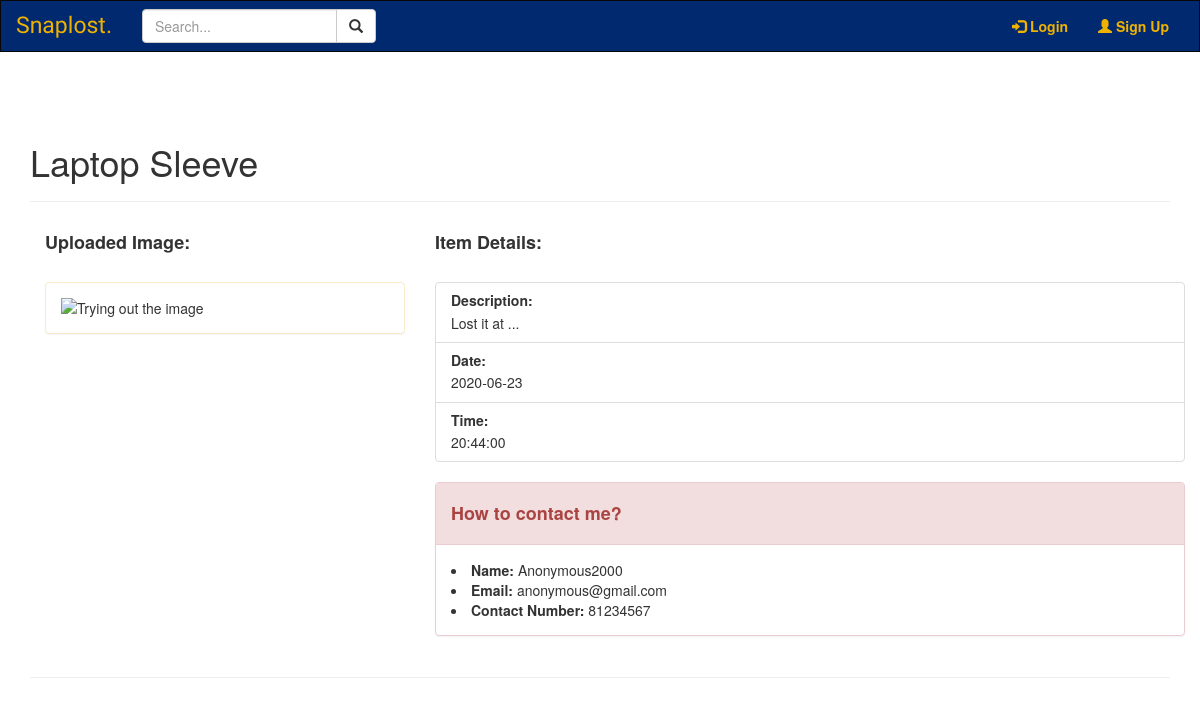
/1, run on an earlier commit of the app's database.
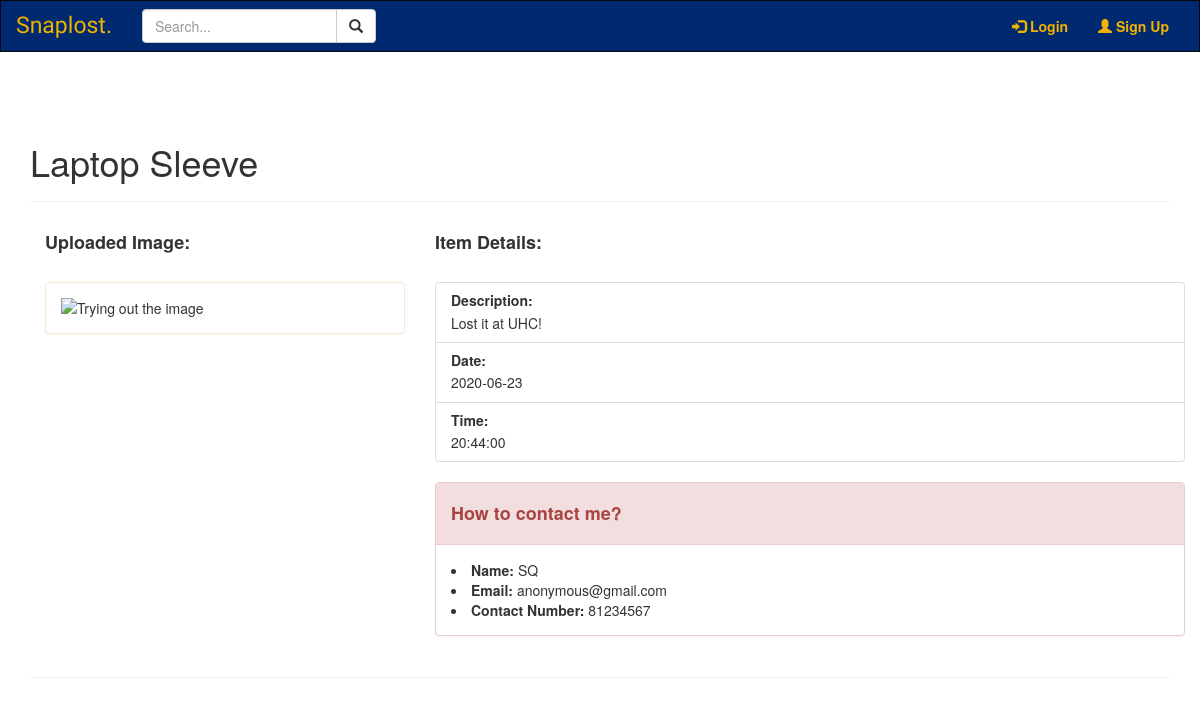
And on a later commit of the database.
### models.py (models this page shows, shortened)
class SearchableMixin(object):
	@classmethod
	def reindex(cls):
		for obj in cls.query:
			add_to_index(cls.__tablename__, obj)

class Item(SearchableMixin, db.Model):
	__tablename__ = "item"
	__table_args__ = {'extend_existing': True}
	__searchable__ = ['item', 'description']
	id = db.Column(db.Integer, primary_key=True)
	category = db.Column(db.String(100), nullable=False)
	item = db.Column(db.String(100), nullable=False)
	description = db.Column(db.String(1000), nullable=False)
	occurdate = db.Column(db.Date)
	time = db.Column(db.Time)
	number = db.Column(db.String(100))
	photo = db.Column(db.String(100))
	user_id = db.Column(db.Integer, db.ForeignKey('user.id'))

class User(UserMixin, db.Model):
	__tablename__ = "user"
	__table_args__ = {'extend_existing': True}
	id = db.Column(db.Integer, primary_key=True)
	email = db.Column(db.String(100), unique=True)
	password = db.Column(db.String(100))
	name = db.Column(db.String(1000), unique=True)
	listing = db.relationship('Item', backref='lister', cascade='all, delete-orphan', lazy='dynamic')

### item.py (the view)
@item.route('/<int:listing_id>')
def listing(listing_id):
    listing = Item.query.filter_by(id=listing_id).first()
    return render_template('listing.html', listing=listing)

### forms.py
class SearchForm(FlaskForm):
    q = StringField('Search...', validators=[DataRequired()])
    def __init__(self, *args, **kwargs):
        if 'formdata' not in kwargs:
            kwargs['formdata'] = request.args
        if 'csrf_enabled' not in kwargs:
            kwargs['csrf_enabled'] = False
        super(SearchForm, self).__init__(*args, **kwargs)

### main.py (called while the page is built)
@main.before_app_request
def before_request():
	g.search_form = SearchForm()
	Item.reindex()

### search.py (called while the page is built)
def add_to_index(index, model):
	if not current_app.elasticsearch:
		return
	payload = {}
	for field in model.__searchable__:
		payload[field] = getattr(model, field) #equivalent to model.field
	current_app.elasticsearch.index(index=index, id=model.id, body=payload)

### templates/listing.html (shortened to what this page needs)
{% extends 'base.html' %}
{% block content %}
<div class='page-header'>
    <h1> {% block title %} {{ listing.item }} {% endblock %} </h1>
</div>
<div class='container'>
    <div class='row'>
        <div class='col-sm-4'>
            <h4><b> Uploaded Image: </b></h4>
            <br>
            <div class="panel panel-warning">
                <div class='panel-body'>
                    <img class='img-responsive' style="width:100%" src="https://upload.wikimedia.org/wikipedia/commons/e/e0/Long_March_2D_launching_VRSS-1.jpg" alt="Trying out the image">
                </div>
            </div>
        </div>
        <div class='col-sm-8'>
            <div class='row'>
                <div class='col-sm-12'>
                    <h4> <b> Item Details: </b> </h4>
                    <br>
                    <div class="list-group">
                        <div class="list-group-item">
                            <h5 class="list-group-item-heading"> <b> Description: </b> </h5>
                            <p class="list-group-item-text">{{ listing.description }}</p>
                        </div>
                        <div class="list-group-item">
                            <h5 class="list-group-item-heading"><b> Date: </b> </h5>
                            <p class="list-group-item-text"> {{ listing.occurdate }}</p>
                        </div>
                        <div class="list-group-item">
                            <h5 class="list-group-item-heading"><b> Time: </b> </h5>
                            <p class="list-group-item-text">{{ listing.time }}</p>
                        </div>
                    </div>
                </div>
            </div>
            <div class='row'>
                <div class='col-sm-12'>
                    <div class="panel panel-danger">
                        <div class="panel-heading"><h4><b> How to contact me? </b></h4></div>
                        <div class="panel-body">
                            <li> <b> Name: </b> {{ listing.lister.name }} </li>
                            <li> <b> Email: </b> {{ listing.lister.email }} </li>
                            <li> <b> Contact Number: </b>
                                {% if listing.number %}
                                    {{ listing.number }}
                                {% else %}
                                    N/A
                                {% endif %}
                            </li>
                        </div>
                    </div>
                </div>
            </div>
            <div class='row'>
                <div class='col-sm-11'>
                </div>
                <div class='col-sm-1'>
                </div>
            </div>
        </div>
    </div>
</div>
<hr>
{% endblock %}

What changed in the data, as far as the page shows it:
changed Item "Laptop Sleeve": description "Lost it at ..." → "Lost it at UHC!"
changed User "anonymous@gmail.com": lister.name "Anonymous2000" → "SQ"
